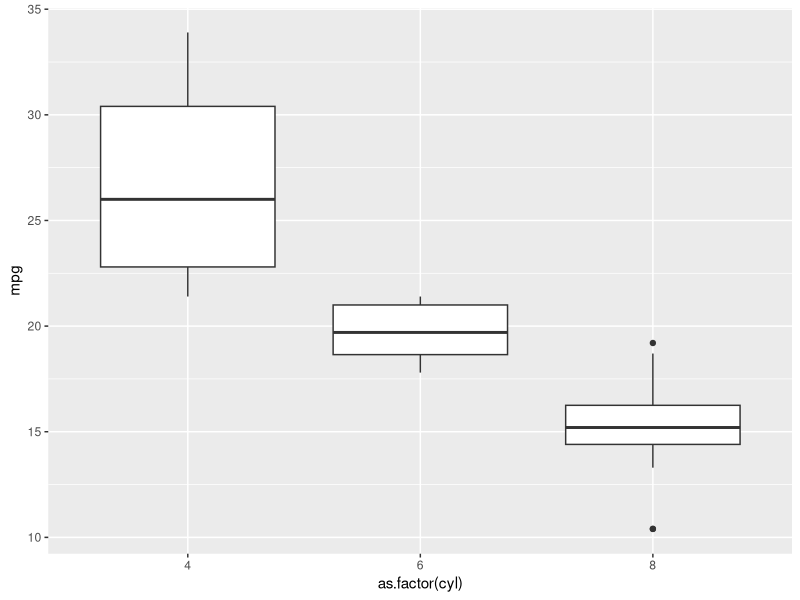
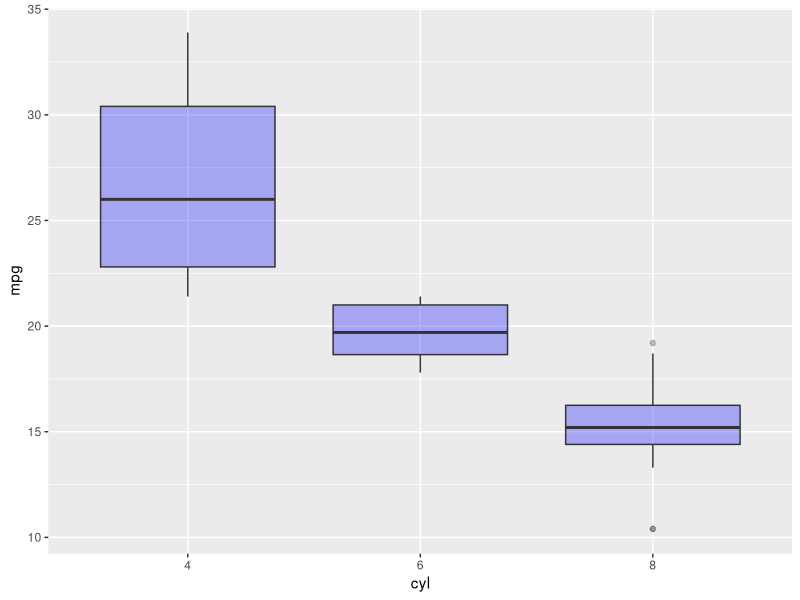
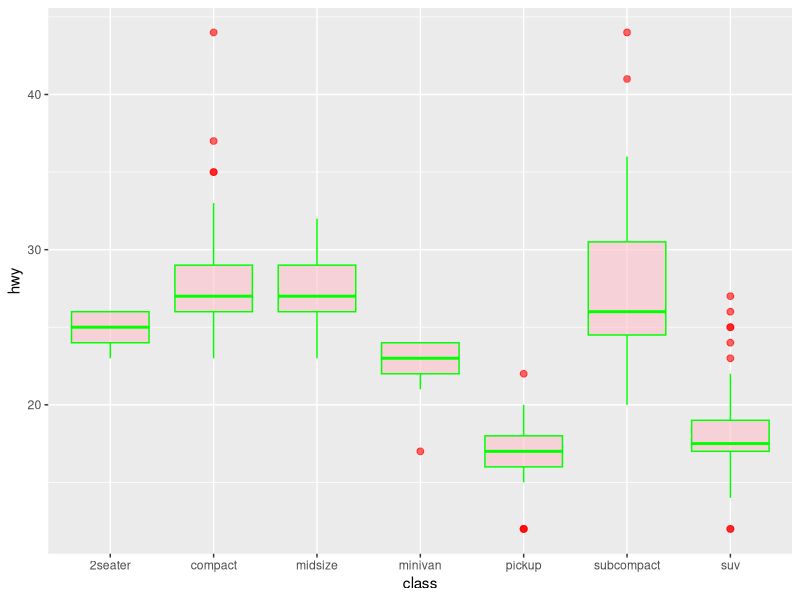
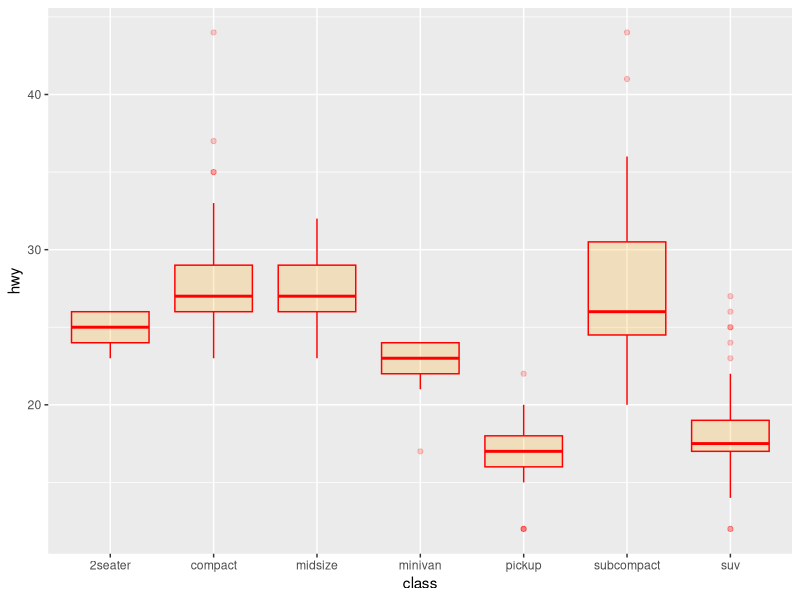
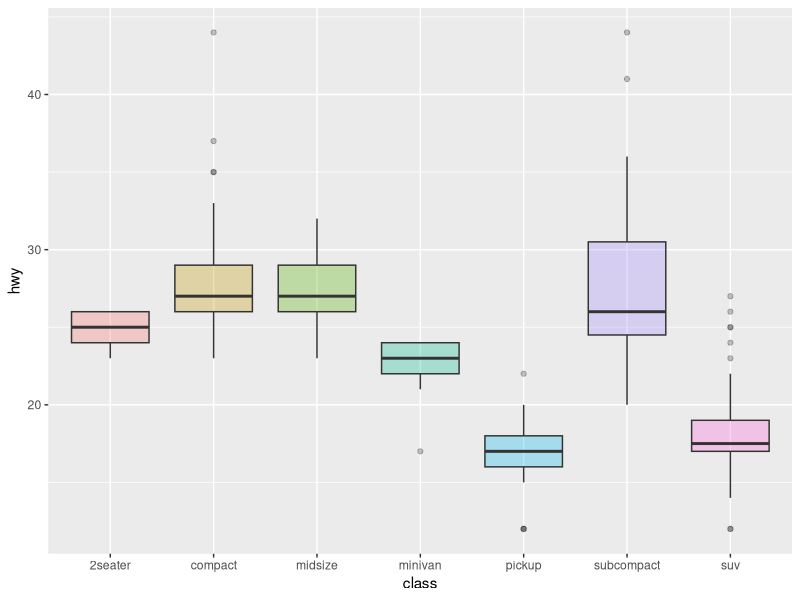
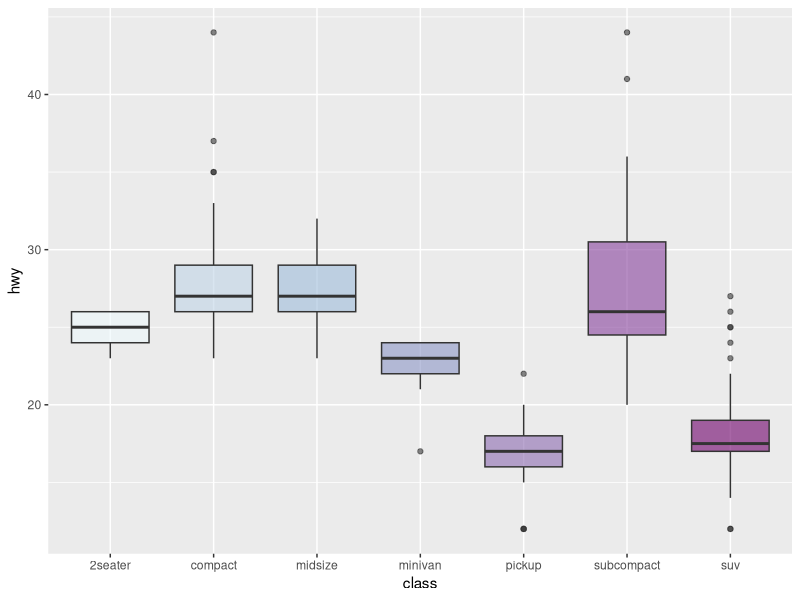
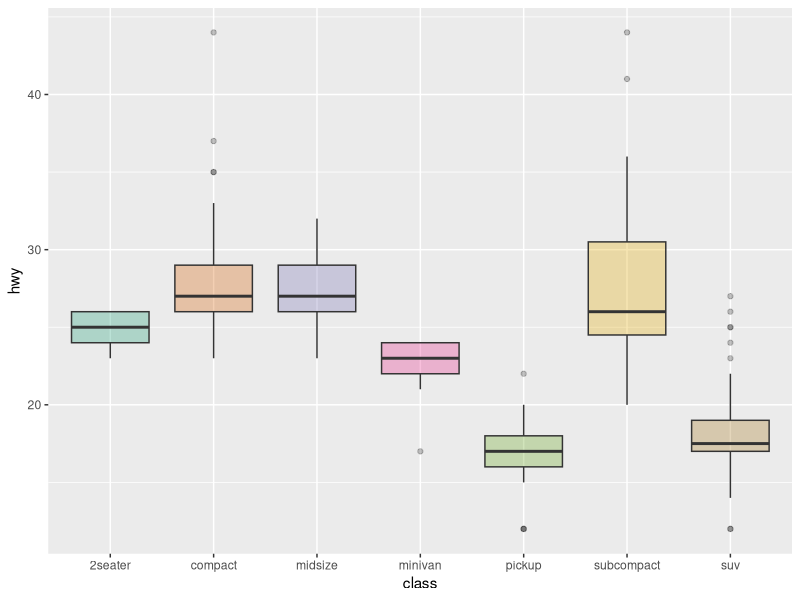

Generate these figures, in order, with R: (Note: this script raises an error after producing the figures.)
#########################################

## "library" of ggplot stuff and copy/paste code

#++++++++++++++++++
#+  box plot, scatter plot, bar graph
#+  https://r-graph-gallery.com/

#########################################
library(ggplot2)
library(cowplot)
install.packages("RColorBrewer")
library(RColorBrewer)

data = data.frame(replicate(10,sample(0:100,100,rep=TRUE)))
View(soil_m)

##### Box Plot #####

## ggplot

# must convert X to either FACTOR or AS.CHARACTER       "as.factor()"
# data = 
head(mtcars)
typeof(mtcars$cyl)
###
# Most Basic BoxPlot

ggplot(mtcars, aes(x=as.factor(cyl), y=mpg))+      # lays out framework
  geom_boxplot()

## white boxes on graph. no axis names, no titles, just white
#### customize: 

ggplot(mtcars, aes(x=as.factor(cyl), y=mpg))+
  geom_boxplot(fill = "blue", alpha = .3) +## colors the boxes all the same. alpha controls the opacity. 0-1
  xlab("cyl") ### changes xlabel. this or "labels(c("Label Name Here"))

####   Geom_boxplot() options
head(mpg)

ggplot(mpg, aes(x=class, y = hwy))+
  geom_boxplot(
    
    # custom boxes
    color="green", #### this controls the outline
    fill="pink",   #### this controls the inside
    alpha=0.6,
    
    # Notch? adds a little edge to the box
    notch=F,
    notchwidth = 0.8,
    
    # custom outliers
    outlier.colour="red",
    outlier.fill="red",
    outlier.size=2
  )

##### Control colors of different sections

# Set a unique color with fill, colour, and alpha
    # same for each box
ggplot(mpg, aes(x=class, y=hwy)) + 
  geom_boxplot(color="red", fill="orange", alpha=0.2)

# Set a different color for each group. Per a datagroup
ggplot(mpg, aes(x=class, y=hwy, fill=class)) + 
  geom_boxplot(alpha=0.3) +
  theme(legend.position="none") # removes legend
#       set fill to whatever is being used to separate the groups (x-axis)

# Use a specific palette
ggplot(mpg, aes(x=class, y=hwy, fill=class)) + 
  geom_boxplot(alpha=0.6) +
  theme(legend.position="none") +
  scale_fill_brewer(palette="BuPu") ## put palette name here

# Different palette
ggplot(mpg, aes(x=class, y=hwy, fill=class)) + 
  geom_boxplot(alpha=0.3) +
  theme(legend.position="none") +
  scale_fill_brewer(palette="Dark2")


#### Grouped boxplot. 2+ boxes per x-axis section














#




#





#



#




ggplot(soil_m, aes(x = month, y = soil_moisture, fill = month)) +     ### fill: fills the color based on the X value. needed for legend
  geom_boxplot()+
  stat_boxplot(geom = "errorbar",                     # Error bars
               width = 0.25)+                         # bars width
  scale_fill_hue(labels = c("July", "August")) +      ### changes names under legend 
  guides(fill = guide_legend(title = "Month")) +      ### changes name OF legend
  labs(x="Month of sample", y="Soil Moisture") +      ### labels of axes
  ggtitle("Soil Moisture per Month") +                ### adds figure title
  theme_classic() +                                         ### theme
  theme(legend.position = "bottom")

  theme(legend.position = "none")           ## removes legend, but keeps identifier. None, right, left, top, bottom
  
  

  
  
  
  
  
  
  
  
  
  
  
  
  
  
  
  
  
  
  
  
  
  
  
  
  

  
  
  
  
  
  
##### Scatterplots & Point and line

View(pinecone)  
  

p_height <- matrix(runif(n=20, min = 8, max = 15), nrow = 20)
p_weight <- matrix(runif(n=20, min = 10, max = 40), nrow = 20)
p_diameter <- matrix(runif(n=20, min = 3, max = 10), nrow = 20)
pinecone = data.frame(p_height, p_weight, p_diameter)
pinecone$treatment <- c(1,1,1,1,1,2,2,2,1,1,2,2,1,2,2,1,2,1,2,1)
pinecone$treatment = factor(pinecone$treatment)



#### geom_line : adds the line between points. 
#### geom_point: scatterplot

### both line & point
  ggplot(pinecone, aes(x=p_height, y = p_weight, col = treatment))+
    geom_line()+geom_point(size=2)+
    scale_color_manual(labels = c("Treatment 1", "Treatment 2"),values = c("red","royalblue"))+     ## adds the legend according to color of "treatment" category
    scale_fill_hue(labels = c("Treatment 1", "Treatment 2"))+
    guides(col = guide_legend(title = "Treatment"))+
    labs(x="Pinecone Height", y="Pinecone Weight")+
    ggtitle("Pinecone Ex")+
    theme(plot.title = element_text(size = 20))+
    theme_bw()

#### geom_line
  ggplot(pinecone, aes(x=p_height, y = p_weight, col = treatment))+
    geom_line()+
    scale_color_manual(labels = c("Treatment 1", "Treatment 2"),values = c("red","blue"))+
    scale_fill_hue(labels = c("Treatment 1", "Treatment 2"))+
    guides(col = guide_legend(title = "Treatment"))+
    labs(x="Pinecone Height", y="Pinecone Weight")+
    ggtitle("Pinecone Ex")+
    theme(plot.title = element_text(size = 20))+
    theme_bw()  

#### geom_point
  ggplot(pinecone, aes(x=p_height, y = p_weight, col = treatment))+
    geom_point(size=2)+       ### size of points
    scale_color_manual(labels = c("Treatment 1", "Treatment 2"),values = c("red","blue"))+
    scale_fill_hue(labels = c("Treatment 1", "Treatment 2"))+
    guides(col = guide_legend(title = "Treatment"))+
    labs(x="Pinecone Height", y="Pinecone Weight")+
    ggtitle("Pinecone Ex")+
    theme(plot.title = element_text(size = 20))+
    theme_bw()
  
#### notated
  ggplot(pinecone, aes(x=p_height, y = p_weight, col = treatment))+
    geom_point(size=2)+       ### size of points
    scale_color_manual(labels = c("Treatment 1", "Treatment 2"),values = c("red","blue"))+
      ### scale color manual: manually adds color and labels to the categories
    guides(col = guide_legend(title = "Treatment"))+
      ### legend title
    labs(x="Pinecone Height", y="Pinecone Weight")+
    ggtitle("Pinecone Ex")+
    theme_bw()
  

###### Bar Graph
 
  ## Example 
  ggplot(interview, aes(x=questions,y=answers))+
    geom_bar(stat = "identity",width=0.5, fill="darkblue")+
    labs(x="Question Number", y="No. of Answers")+
    geom_text(aes(label=answers), vjust=1.6, color="white", size=4)+
    scale_y_continuous(expand = expansion(mult = c(0, 0.05)))+
    theme_classic()
  
## data  
df <- data.frame(dose=c("D0.5", "D1", "D2"),
                   len=c(4.2, 10, 29.5))
head(df)
  
## basic plot
ggplot(data=df, aes(x=dose, y=len)) +
  geom_bar(stat="identity")
  
## flip it
ggplot(data=df, aes(x=dose, y=len)) +
  geom_bar(stat="identity")+
  coord_flip()
  
# Change the width of bars
ggplot(data=df, aes(x=dose, y=len)) +
  geom_bar(stat="identity", width=0.5)

# Change colors
ggplot(data=df, aes(x=dose, y=len)) +
  geom_bar(stat="identity", color="blue", fill="white")

# Minimal theme + blue fill color
ggplot(data=df, aes(x=dose, y=len)) +
  geom_bar(stat="identity", fill="steelblue")+
  theme_minimal()

### limit scale shown:
##  + scale_x_discrete(limits=c("D0.5", "D2"))


### add data value labels to columns. 
    ## outside bars
+ geom_text(aes(label=len), vjust=-0.3, size=3.5)+
  theme_minimal()
    ## inside bars
+ geom_text(aes(label=len), vjust=1.6, color="white", size=3.5)+
  theme_minimal()
        ### need the color for it to show up inside the bar. change color to fit as needed. 

### color columns by category
ggplot(df, aes(x=dose, y=len, color = dose))+
  geom_bar(stat="identity")
  ## changes outline of bar. fill with white in geom_bar to see better

#   scale_color_manual() : to use custom colors. (values=c("#999999", "#E69F00", "#56B4E9"))
#   scale_color_brewer() : to use color palettes from RColorBrewer package. (palette="Dark2")
#   scale_color_grey() : to use grey color palettes + theme_bw()

## color columns by category, FILL the columns
ggplot(df, aes(x=dose, y=len, fill = dose))+
  geom_bar(stat="identity")

#   scale_fill_manual() : to use custom colors
#   scale_fill_brewer() : to use color palettes from RColorBrewer package
#   scale_fill_grey() : to use grey color palettes

#### fill with outline

ggplot(df, aes(x=dose, y=len, fill=dose))+
  geom_bar(stat="identity", color="black")+
  scale_fill_manual(values=c("grey", "red", "blue"))+
  theme_minimal()

########## fill vs color. COLOR is outline, FILL is all fill





####      Bar Graph labels and legends

## + theme(legend.position = "  "). Top, bottom, right, left, none

## change order of legend:
#       scale_x_discrete(limits=c("D2", "D0.5", "D1"))

########### stacked bar graphs, or having more than one set of data on graph

df2 <- data.frame(supp=rep(c("VC", "OJ"), each=3),
                  dose=rep(c("D0.5", "D1", "D2"),2),
                  len=c(6.8, 15, 33, 4.2, 10, 29.5))
head(df2)

###     Stacked barplot with multiple groups
ggplot(data=df2, aes(x=dose, y=len, fill=supp)) +
  geom_bar(stat="identity")
      ## FILL data is different from X
###       Use position=position_dodge()
ggplot(data=df2, aes(x=dose, y=len, fill=supp)) +
  geom_bar(stat="identity", position=position_dodge())
      ## position of FILL: to the side, not stacked

## change colors
ggplot(data=df2, aes(x=dose, y=len, fill=supp)) +
  geom_bar(stat="identity", color="black", position=position_dodge())+
  theme_minimal()+
      ## black outline
 scale_fill_manual(values=c('#999999','#E69F00'))
      ## fill with custom colors


###### Labels. adds value labels to the bars
+ geom_text(aes(label=len), vjust=1.6, color="white",
          position = position_dodge(0.9), size=3.5)

ggplot(data=df2, aes(x=dose, y=len, fill=supp)) +
  geom_bar(stat="identity", color="black", position=position_dodge()) +
  geom_text(aes(label=len), vjust=1.6, color="black", position = position_dodge(0.9), size=3.5) +
  theme_minimal()

### position dodge: adjust where the value goes. inside bar or outside (IF OUTSIDE: change text color)

######    To add labels to stacked bar graph data, requires an extra package: plyr

# library(plyr)
    # Sort by dose and supp
# df_sorted <- arrange(df2, dose, supp) 
# head(df_sorted)

    # Calculate the cumulative sum of len for each dose
# df_cumsum <- ddply(df_sorted, "dose", transform, label_ypos=cumsum(len))
# head(df_cumsum)

    # create bar plot

# ggplot(data=df_cumsum, aes(x=dose, y=len, fill=supp)) +     ## contains df_cumsum: combined and calculated data for labeling
  # geom_bar(stat="identity")+
  # geom_text(aes(y=label_ypos, label=len), vjust=1.6, 
  #           color="white", size=3.5)+
  # scale_fill_brewer(palette="Paired")+
  # theme_minimal()


#######   Barplot with a numeric x-axis
# If the variable on x-axis is numeric, it can be useful to 
  # treat it as a continuous or a factor variable depending on what you want to do:

# Create some data
df2 <- data.frame(supp=rep(c("VC", "OJ"), each=3),
                  dose=rep(c("0.5", "1", "2"),2),
                  len=c(6.8, 15, 33, 4.2, 10, 29.5))
head(df2)

# x axis treated as continuous variable
df2$dose <- as.numeric(as.vector(df2$dose))

# plot
ggplot(data=df2, aes(x=dose, y=len, fill=supp)) +       ## fill = how to split data
  geom_bar(stat="identity", position=position_dodge())+     ## bar_plot, keep stat as "identity". position= dodge, put two bars next to each other. 
  scale_fill_brewer(palette="Paired")+      ## set color
  theme_minimal()

# Axis treated as discrete variable
df2$dose<-as.factor(df2$dose)

# plot
ggplot(data=df2, aes(x=dose, y=len, fill=supp)) +
  geom_bar(stat="identity", position=position_dodge())+
  scale_fill_brewer(palette="Paired")+
  theme_minimal()

### difference: 1.5 value there or not


####### Barplot with error bars
## need to use function to calculate the mean and the standard deviation for each group
#  need to calculate data to show

## +++++++++++++++++++++++++
# data : a data frame
# varname : the name of a column containing the variable
#to be summariezed
# groupnames : vector of column names to be used as
# grouping variables

## run this function first
data_summary <- function(data, varname = "name", groupnames=c("name", "name")){
  require(plyr)
  summary_func <- function(x, col){
    c(mean = mean(x[[col]], na.rm=TRUE),
      sd = sd(x[[col]], na.rm=TRUE))
  }
  data_sum<-ddply(data, groupnames, .fun=summary_func,
                  varname)
  data_sum <- rename(data_sum, c("mean" = varname))
  return(data_sum)
}

######      ^^^^^^^^^

df3 <- data_summary(ToothGrowth, varname="len", groupnames=c("supp", "dose"))

  # Convert dose to a factor variable
df3$dose=as.factor(df3$dose)

# Standard deviation of the mean as error bar
ggplot(df3, aes(x=dose, y=len, fill=supp)) +                # data. fill regular
  geom_bar(stat="identity", position=position_dodge()) +    # geom bar, identity stat, dodge to side positioning 
  geom_errorbar(aes(ymin=len-sd, ymax=len+sd), width=.2,    # add geom_error bar. ymin/max: column-/+sd (standard dev)
                position=position_dodge(.9))+               # position the error bar in middle. 
  scale_fill_brewer(palette="Spectral") + theme_minimal()     # color & theme



### ++++++++++++++ COLORS ++++++++++++++++ ###

scale_fill_manual(values=c(''))  # write name of color, or use hex code
## comes together when needing a legend in something other than a bar graph. Label 1 = Value 1.    
    scale_color_manual(labels = c("Treatment 1", "Treatment 2"),values = c("red","royalblue"))+
    scale_fill_hue(labels = c("Treatment 1", "Treatment 2"))

scale_fill_brewer(palette='') # requires RColorBrewer package. google palette names
  # examples: PuBuGn, purple, blue, green gradient. Set1-3, Spectral, PiYG, Greens, Reds, Blues, greyscale, etc. 



############  3D graphs and plots

 
  
####      Simple add ons
  ## linear regression line
  geom_smooth(method = "lm", se = FALSE)
  
  